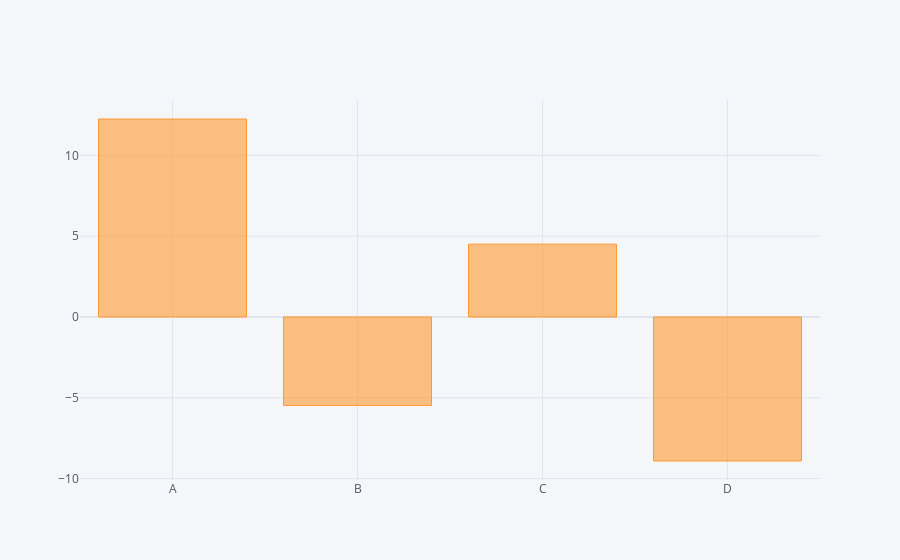

Notebook code cell kept with this figure:
### Code cell
df.sum().iplot(kind='bar')

### Figure 1 — Plotly figure (JSON) as saved in the notebook; plotly's stock layout.template omitted (floating-point values rounded to 4 significant figures)
{"data": [{"marker": {"color": "rgba(255, 153, 51, 0.6)", "line": {"color": "rgba(255, 153, 51, 1.0)", "width": 1}}, "name": "None", "orientation": "v", "text": "", "type": "bar", "x": ["A", "B", "C", "D"], "y": [12.26, -5.476, 4.511, -8.918]}], "layout": {"legend": {"bgcolor": "#F5F6F9", "font": {"color": "#4D5663"}}, "paper_bgcolor": "#F5F6F9", "plot_bgcolor": "#F5F6F9", "title": {"font": {"color": "#4D5663"}}, "xaxis": {"gridcolor": "#E1E5ED", "showgrid": true, "tickfont": {"color": "#4D5663"}, "title": {"font": {"color": "#4D5663"}, "text": ""}, "zerolinecolor": "#E1E5ED"}, "yaxis": {"gridcolor": "#E1E5ED", "showgrid": true, "tickfont": {"color": "#4D5663"}, "title": {"font": {"color": "#4D5663"}, "text": ""}, "zerolinecolor": "#E1E5ED"}}}
